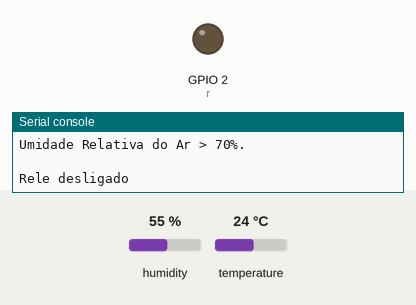
Simulated run of this program. Board: ESP32 board running MicroPython. Parts: output pins drawn as LEDs (lit = HIGH), the last lines printed to the serial console. The test bench sets the inputs (shaded band); at power-on: humidity 55 %, temperature 24 °C. WiFi joins after 1.5 s; requests to the public web service named in the program get a made-up reply in its usual format after 0.4 s (London, UTC, broken clouds, 64 % humidity, 1013 hPa unless stated).

Above: at 3.2 s.
3.3 s: humidity set to 68 %
9.4 s: humidity set to 71 %
At 13.6 s:
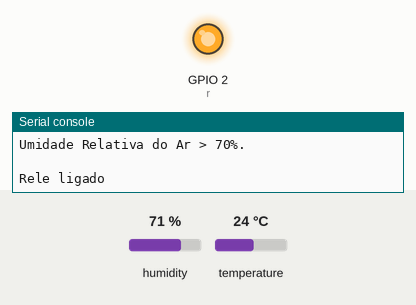
15.5 s: humidity set to 22 %
At 19.9 s:
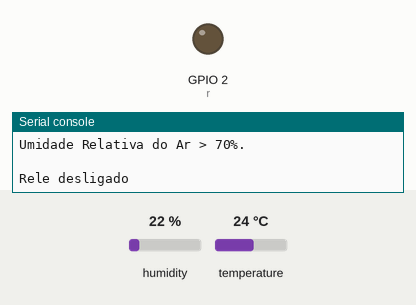
21.6 s: humidity set to 88 %
At 25.0 s:
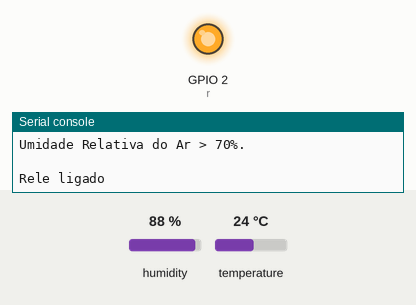
Timing chart, 0 to 26.5 s (numbered marks = the images above; inputs shaded):
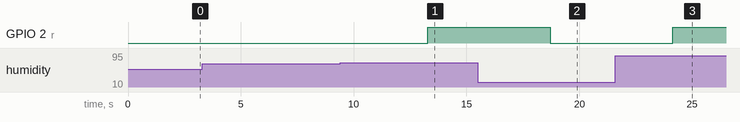

Measured:
- the behaviour switches between 69 and 70 % on humidity (found by bisection; images 0 and 1)
- after the input at 9.4 s, GPIO 2 (r): LOW → HIGH after 3.9 s
- after the input at 15.5 s, GPIO 2 (r): HIGH → LOW after 3.2 s
- after the input at 21.6 s, GPIO 2 (r): LOW → HIGH after 2.5 s

The program:

main.py
```python
import machine
import time
import dht
import urequests
from internet_connection import connection

d = dht.DHT11(machine.Pin(4))
r = machine.Pin(2, machine.Pin.OUT)

def sendTemperatureAndHumidityToThingSpeak(api_key, temperature, humidity):
    url = 'https://api.thingspeak.com/update?api_key={}&field1={}&field2={}'.format(api_key, temperature, humidity)
    response = urequests.get(url)
    print(response.text)
    response.close()

# Substitua 'SSID' e 'senha_wifi' pelo SSID e senha da sua rede Wi-Fi, respectivamente
station = connection("SSID", 'senha_wifi')
if not station.isconnected():
    print("Erro de conexão com a rede WIFI! Tente novamente.")
else:
    print("Conexão realizada com sucesso!")
#     station.disconnect()

while True:
    d.measure()
    t = d.temperature()
    h = d.humidity()

    # Substitua 'sua_chave_API_ThingSpeak' pela sua chave de API do ThingSpeak
    sendTemperatureAndHumidityToThingSpeak('sua_chave_API_ThingSpeak', t,h)

    print("Disciplina: Cloud, IoT e Indústria 4.0 - 2024/1º")
    print("Professor: Valmir Moro")
    print("-" * 50)
    print("Equipe")
    print("Aluno: Tállyto Sousa Rodrigues")
    print("-" * 50)
    print("Climate Season")
    print("Temperatura Atual: {}°C".format(t))
    print("Umidade Relativa do Ar Atual: {}%".format(h))
    print("-" * 50)
    print("Condições de Acionamento do Relé")
    print("Temperatura > 31°C.")
    print("Umidade Relativa do Ar > 70%.")
    print()

    if(t >= 31 or h >= 70):
        r.value(1)
        print("Rele ligado")
    else:
        r.value(0)
        print("Rele desligado")

    time.sleep(5)
```

internet_connection.py
```python
import time
import network

def connection(ssid, password):
    station = network.WLAN(network.STA_IF)
    station.active(True)
    station.connect(ssid, password)
    attempt = 0
    while attempt < 30:
        print("Tentativa: ", attempt)
        if station.isconnected():
            print("Conectado!!!")
            break
        print("Desconectado")
        time.sleep(2)
        attempt += 1
    return station
```
